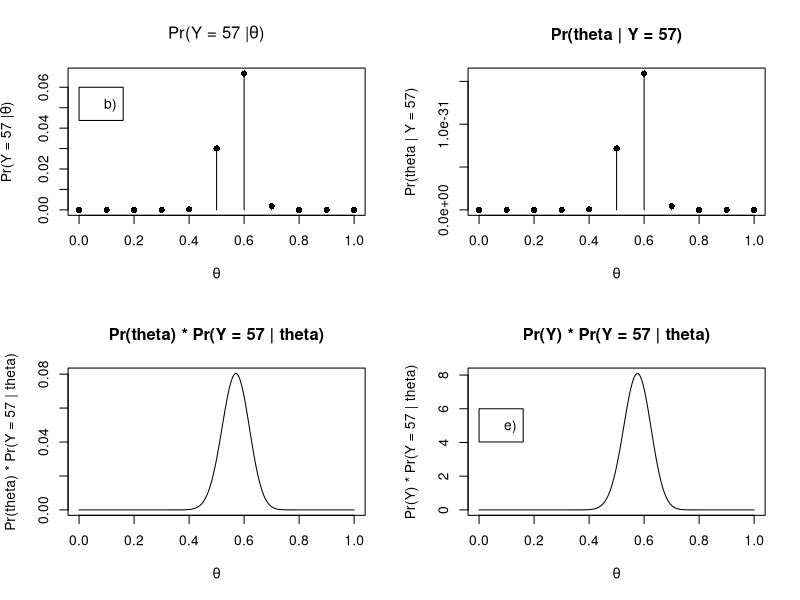
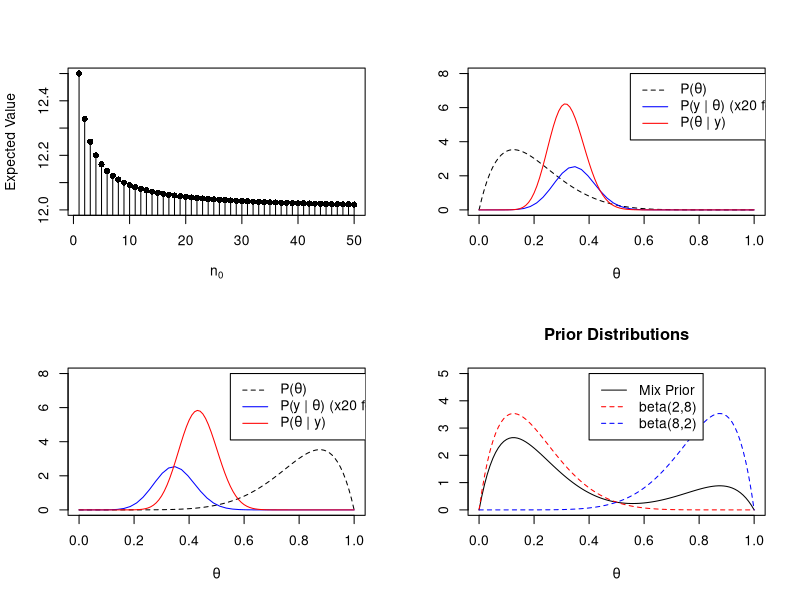
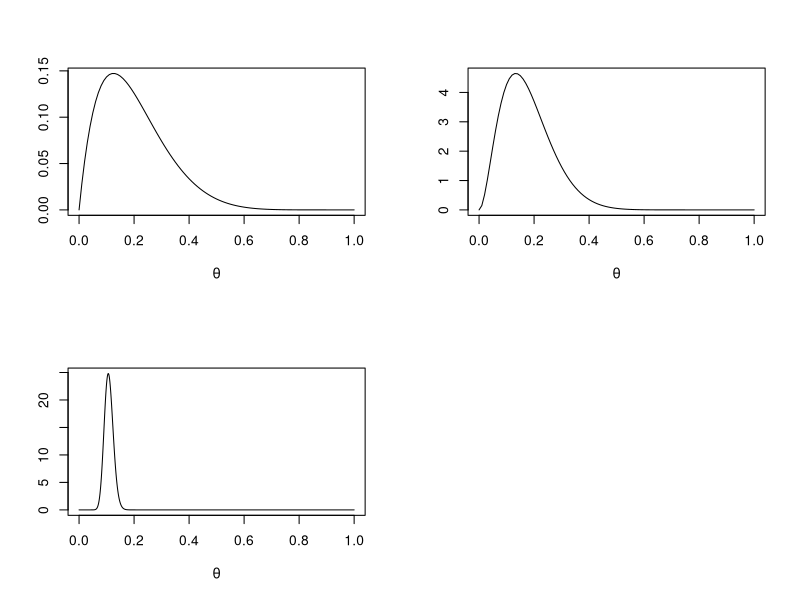

Write R code to recreate these figures, in order.
## ---- chunk 1
library(knitr)
library(scales)
library(ggplot2)
## ---- chunk 2

par(mfrow = c(2,2))

plot(x = seq(0, 1, .1), y = dbinom(x = 57, size = 100, prob = seq(0, 1, .1)), type = "h",
     xlab = expression(theta), ylab = expression(paste("Pr(Y = 57 |", theta, ")")), 
     main = expression(paste("Pr(Y = 57 |", theta, ")")))
points(x = seq(0, 1, .1), y = dbinom(x = 57, size = 100, prob = seq(0, 1, .1)), pch = 16)
legend(x = 0, y = .06, legend = "b)")

plot(x = seq(0, 1, .1), y = 1/11 * seq(0, 1, .1)^57 * (1 - seq(0, 1, .1))^43, type = "h",
     xlab = expression(theta), ylab = "Pr(theta | Y = 57)", main = "Pr(theta | Y = 57)")
points(x = seq(0, 1, .1), y = 1/11 * seq(0, 1, .1)^57 * (1 - seq(0, 1, .1))^43, pch = 16)
legend(x = 0, y = .06, legend = "c)")

plot(x = seq(0, 1, .001), y = dbinom(x = 57, size = 100, prob = seq(0, 1, .001)), type = "l",
     xlab = expression(theta), ylab = "Pr(theta) * Pr(Y = 57 | theta)", main = "Pr(theta) * Pr(Y = 57 | theta)")
legend(x = 0, y = 6, legend = "d)")

plot(x = seq(0, 1, .001), y = dbeta(x = seq(0, 1, .001), shape1 = 58, shape2 = 43), type = "l",
     xlab = expression(theta), ylab = "Pr(Y) * Pr(Y = 57 | theta)", main = "Pr(Y) * Pr(Y = 57 | theta)")
legend(x = 0, y = 6, legend = "e)")


## ---- chunk 3

Y.a = c(12, 9, 12, 14, 13, 13, 15, 8, 15, 6)
Y.b = c(11, 11, 10, 9, 9, 8, 7, 10, 6, 8, 8, 9, 7)

ex.y = c()

for (i in 1:50) {
  y = (12 * i + 13) / (i + 1)
  ex.y = c(ex.y, y)
}

plot(x = 1:50, y = ex.y, type = "h", xlab = expression(n[0]), ylab = "Expected Value", ylim = c(12, 12.5))
points(x = 1:50, y = ex.y, pch = 16)

## ---- chunk 4

plot(x = seq(0, 1, .01), y = dbeta(x = seq(0, 1, .01), shape1 = 2, shape2 = 8), type = "l", lty = 2, ylim = c(0, 8),
     ylab = "", xlab = expression(theta)) # p(theta)
lines(x = seq(0, 43, 1)/43, y = dbinom(x = seq(0, 43, 1), size = 43, prob = .348)*20, col = "blue") # p(y | theta)
lines(x = seq(0, 1, .01), y = dbeta(x = seq(0, 1, .01), shape1 = 17, 36), col = "red") # p(theta | y)
legend(x = .55, y = 8, 
       legend = c(
         expression(paste("P(", theta, ")")),
         expression(paste("P(y | ", theta, ") (x20 for scale)")),
         expression(paste("P(", theta, " | y)"))),
       lty = c(2, 1, 1), col = c("black", "blue", "red")
       )
## ---- chunk 5

plot(x = seq(0, 1, .01), y = dbeta(x = seq(0, 1, .01), shape1 = 8, shape2 = 2), type = "l", lty = 2, ylim = c(0, 8),
     ylab = "", xlab = expression(theta)) # p(theta)
lines(x = seq(0, 43, 1)/43, y = dbinom(x = seq(0, 43, 1), size = 43, prob = .348)*20, col = "blue") # p(y | theta)
lines(x = seq(0, 1, .01), y = dbeta(x = seq(0, 1, .01), shape1 = 8+15, 43-15+2), col = "red") # p(theta | y)
legend(x = .55, y = 8, 
       legend = c(
         expression(paste("P(", theta, ")")),
         expression(paste("P(y | ", theta, ") (x20 for scale)")),
         expression(paste("P(", theta, " | y)"))),
       lty = c(2, 1, 1), col = c("black", "blue", "red")
       )
## ---- chunk 6
mix = function(theta) {
  y = .25 * (gamma(10)/(gamma(2)*gamma(8))) * (3 * theta * (1 - theta)^7 + theta^7 * (1 - theta))
  return(y)
  }

plot(x = seq(0, 1, .01), y = mix(seq(0, 1, .01)), type = "l", ylim = c(0, 5), xlab = expression(theta), ylab = "", 
     main = "Prior Distributions")
lines(x = seq(0, 1, .01), y = dbeta(x = seq(0, 1, .01), shape1 = 2, shape2 = 8), type = "l", lty = 2, col = "red")
lines(x = seq(0, 1, .01), y = dbeta(x = seq(0, 1, .01), shape1 = 8, shape2 = 2), type = "l", lty = 2, col = "blue")
legend(x = .4, y = 5, legend = c("Mix Prior", "beta(2,8)", "beta(8,2)"), lty = c(1, 2, 2), col = c("black", "red", "blue"))

## ---- chunk 7
mix = function(x) {
  y = (3 * x * (1 - x)^7) + (x^22 * (1 - x)^44)
  return(y)
}

plot(x = seq(0, 1, .01), y = mix(seq(0, 1, .01)), type = "l", xlab = expression(theta), ylab = "", 
     main = "")

## ---- chunk 8

plot(x = seq(0, 1, .01), y = dbeta(seq(0, 1, .01), 3, 14), type = "l",
     xlab = expression(theta), ylab = "")

## ---- chunk 9
plot(x = seq(0, 1, .001), y = dbeta(x = seq(0, 1, .001), shape1 = 3 + (.133*278), shape2 = 292 + (.133*278)), xlab = expression(theta), ylab = "", type = "l")
